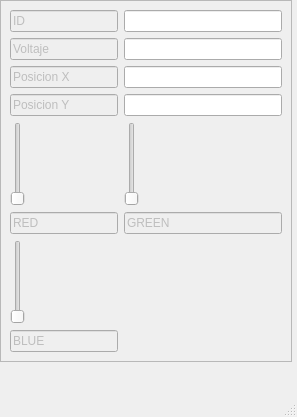
<?xml version="1.0" encoding="UTF-8"?>
<ui version="4.0">
 <class>MainWindow</class>
 <widget class="QMainWindow" name="MainWindow">
  <property name="geometry">
   <rect>
    <x>0</x>
    <y>0</y>
    <width>297</width>
    <height>417</height>
   </rect>
  </property>
  <property name="windowTitle">
   <string>MainWindow</string>
  </property>
  <widget class="QWidget" name="centralwidget">
   <widget class="QFrame" name="frame">
    <property name="geometry">
     <rect>
      <x>0</x>
      <y>0</y>
      <width>292</width>
      <height>362</height>
     </rect>
    </property>
    <property name="frameShape">
     <enum>QFrame::StyledPanel</enum>
    </property>
    <property name="frameShadow">
     <enum>QFrame::Raised</enum>
    </property>
    <layout class="QFormLayout" name="formLayout">
     <item row="0" column="0">
      <widget class="QLineEdit" name="lineEdit">
       <property name="enabled">
        <bool>false</bool>
       </property>
       <property name="acceptDrops">
        <bool>false</bool>
       </property>
       <property name="text">
        <string>ID</string>
       </property>
      </widget>
     </item>
     <item row="0" column="1">
      <widget class="QLineEdit" name="lineEdit_4">
       <property name="text">
        <string/>
       </property>
      </widget>
     </item>
     <item row="1" column="0">
      <widget class="QLineEdit" name="lineEdit_6">
       <property name="enabled">
        <bool>false</bool>
       </property>
       <property name="acceptDrops">
        <bool>false</bool>
       </property>
       <property name="text">
        <string>Voltaje</string>
       </property>
      </widget>
     </item>
     <item row="1" column="1">
      <widget class="QLineEdit" name="lineEdit_5">
       <property name="text">
        <string/>
       </property>
      </widget>
     </item>
     <item row="2" column="0">
      <widget class="QLineEdit" name="lineEdit_3">
       <property name="enabled">
        <bool>false</bool>
       </property>
       <property name="acceptDrops">
        <bool>false</bool>
       </property>
       <property name="text">
        <string>Posicion X</string>
       </property>
      </widget>
     </item>
     <item row="2" column="1">
      <widget class="QLineEdit" name="lineEdit_7">
       <property name="text">
        <string/>
       </property>
      </widget>
     </item>
     <item row="3" column="0">
      <widget class="QLineEdit" name="lineEdit_8">
       <property name="enabled">
        <bool>false</bool>
       </property>
       <property name="acceptDrops">
        <bool>false</bool>
       </property>
       <property name="text">
        <string>Posicion Y</string>
       </property>
      </widget>
     </item>
     <item row="3" column="1">
      <widget class="QLineEdit" name="lineEdit_2"/>
     </item>
     <item row="8" column="0">
      <widget class="QSlider" name="verticalSlider">
       <property name="orientation">
        <enum>Qt::Vertical</enum>
       </property>
      </widget>
     </item>
     <item row="8" column="1">
      <widget class="QSlider" name="verticalSlider_2">
       <property name="orientation">
        <enum>Qt::Vertical</enum>
       </property>
      </widget>
     </item>
     <item row="10" column="0">
      <widget class="QLineEdit" name="lineEdit_9">
       <property name="enabled">
        <bool>false</bool>
       </property>
       <property name="acceptDrops">
        <bool>false</bool>
       </property>
       <property name="text">
        <string>RED</string>
       </property>
      </widget>
     </item>
     <item row="10" column="1">
      <widget class="QLineEdit" name="lineEdit_10">
       <property name="enabled">
        <bool>false</bool>
       </property>
       <property name="acceptDrops">
        <bool>false</bool>
       </property>
       <property name="text">
        <string>GREEN</string>
       </property>
      </widget>
     </item>
     <item row="16" column="0">
      <widget class="QLineEdit" name="lineEdit_11">
       <property name="enabled">
        <bool>false</bool>
       </property>
       <property name="acceptDrops">
        <bool>false</bool>
       </property>
       <property name="text">
        <string>BLUE</string>
       </property>
      </widget>
     </item>
     <item row="13" column="0">
      <widget class="QSlider" name="verticalSlider_3">
       <property name="orientation">
        <enum>Qt::Vertical</enum>
       </property>
      </widget>
     </item>
    </layout>
   </widget>
  </widget>
  <widget class="QMenuBar" name="menubar">
   <property name="geometry">
    <rect>
     <x>0</x>
     <y>0</y>
     <width>297</width>
     <height>22</height>
    </rect>
   </property>
  </widget>
  <widget class="QStatusBar" name="statusbar"/>
 </widget>
 <resources/>
 <connections/>
</ui>
